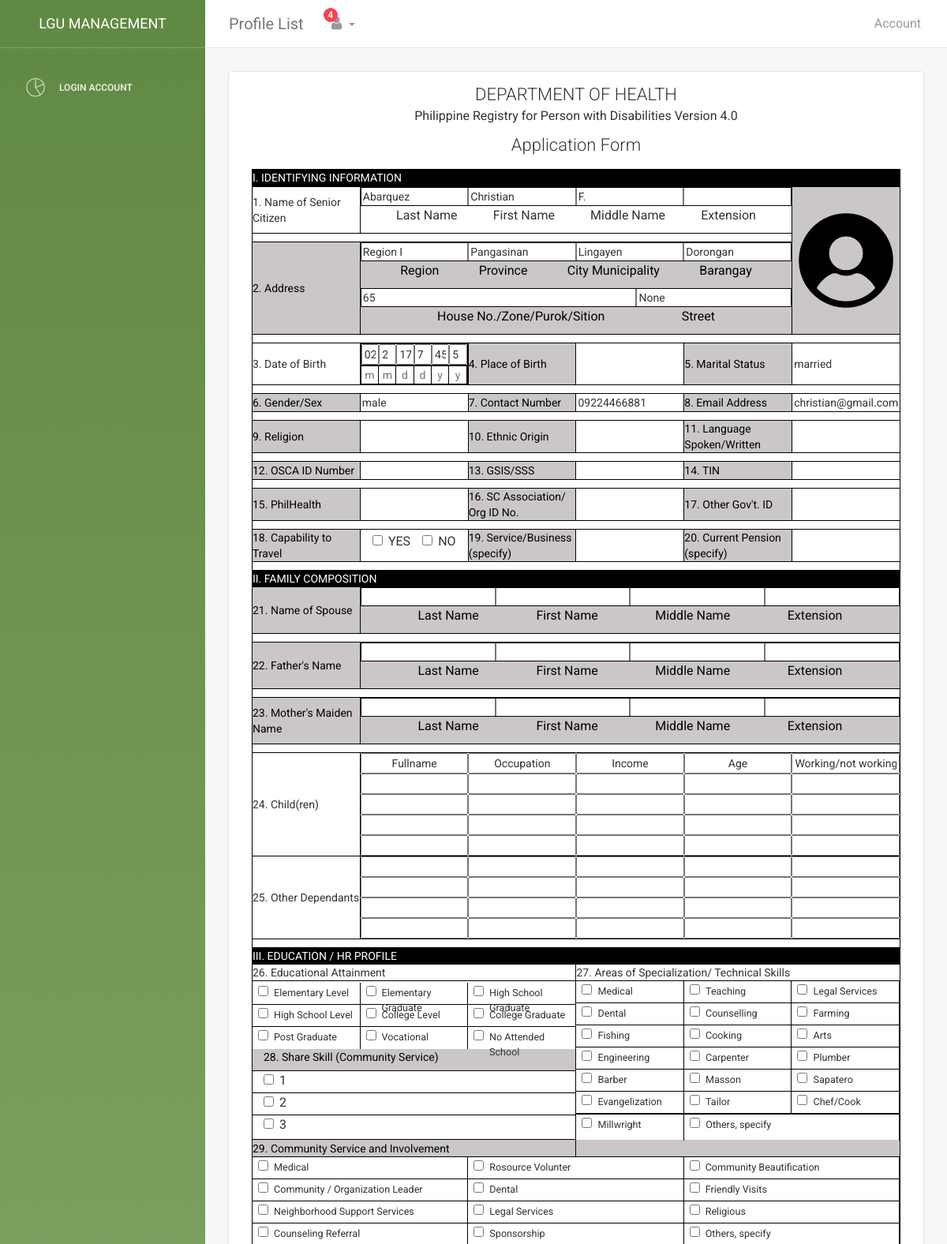
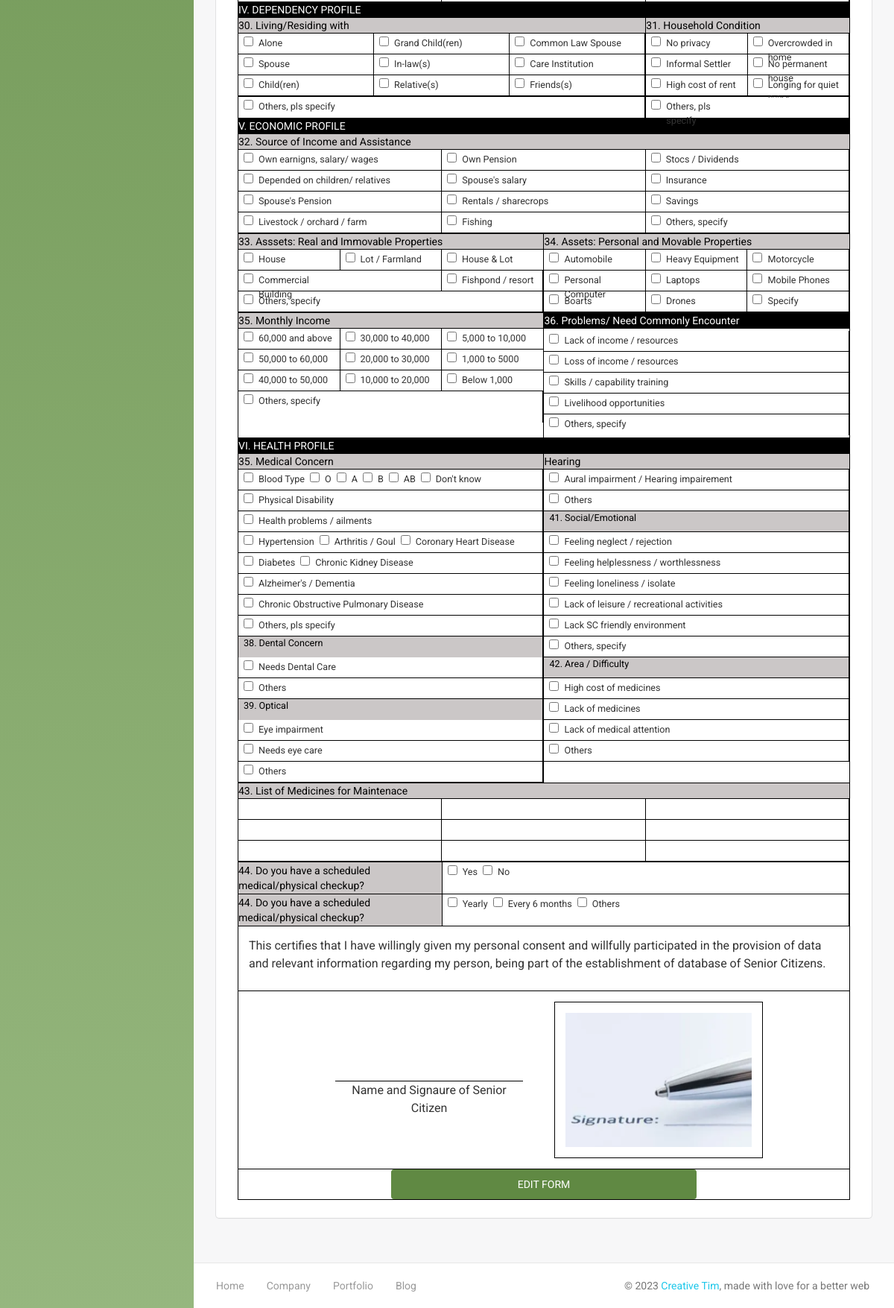
Screenshot of /LGU/table_senior.php?id=nxqf64vfnek&action=edit with the database file from the repository (2 pictures, top to bottom).
### tables this page shows
CREATE TABLE `verified` (
  `id` int(11) NOT NULL,
  `fname` varchar(45) DEFAULT NULL,
  `mi` varchar(5) DEFAULT NULL,
  `lname` varchar(45) DEFAULT NULL,
  `email` varchar(45) DEFAULT NULL,
  `bdate` varchar(20) DEFAULT NULL,
  `status_rs` varchar(20) DEFAULT NULL,
  `gender` varchar(20) DEFAULT 'Male',
  `address` varchar(100) DEFAULT NULL,
  `number` varchar(15) DEFAULT NULL,
  `valid_id` varchar(200) DEFAULT NULL,
  `app_id` varchar(15) DEFAULT NULL,
  `photo` varchar(200) DEFAULT NULL,
  `conditions` varchar(20) DEFAULT NULL,
  `nationality` varchar(45) NOT NULL DEFAULT 'Filipino',
  `family_name` varchar(45) DEFAULT NULL,
  `family_contact` varchar(15) DEFAULT NULL,
  `brgy` varchar(45) DEFAULT NULL
);

CREATE TABLE `address` (
  `id` int(11) NOT NULL,
  `user_id` varchar(45) DEFAULT NULL,
  `brgy` varchar(45) DEFAULT NULL,
  `street` varchar(45) DEFAULT NULL,
  `house` varchar(45) DEFAULT NULL
);

### LGU/table_senior.php (the view, shortened to what the rows shown need)
<?php
include('./backend/connection.php');
$id = $_GET['id'];
$query = "SELECT v.*, a.street, a.house, s.signature from verified v Inner join address a on v.app_id = a.user_id inner join test s on s.user_id = v.app_id where v.app_id = '$id' limit 1";
$result = mysqli_query($conn,$query);
if($result){
    if(mysqli_num_rows($result)>0){
        $assoc = mysqli_fetch_assoc($result);
        extract($assoc);
    }else{
        echo mysqli_error($conn);
    }
}else{
    echo mysqli_error($conn);
}
?>
<!doctype html>
<html lang="en">
<head>
    <link href="assets/css/bootstrap.min.css" rel="stylesheet" />
    <link href="assets/css/animate.min.css" rel="stylesheet"/>
    <link href="assets/css/light-bootstrap-dashboard.css?v=1.4.0" rel="stylesheet"/>
    <link href="assets/css/demo.css" rel="stylesheet" />
    <link href="assets/css/confirmation.css" rel="stylesheet" />
    <link href="assets/css/senior.css" rel="stylesheet" />
    <link href="http://maxcdn.bootstrapcdn.com/font-awesome/4.2.0/css/font-awesome.min.css" rel="stylesheet">
    <link href="assets/css/pe-icon-7-stroke.css" rel="stylesheet" />
</head>
<body>
<div class="wrapper">
    <div class="main-panel">
        <div class="content">
            <div class="container-fluid">
                <div class="row">
                    <div class="col-md-12">
                        <div class="card " style="padding: 1em;">
                            <div class="content maincontent">
                                <table>
                                    <tr>
                                        <td colspan="4">
                                            <div class="inputs">
                                                <input type="text" class="noleft notop nobottom" id="lname" value="<?php echo $lname; ?>" >
                                                <input type="text" class="noleft notop nobottom" id="fname" value="<?php echo $fname; ?>">
                                                <input type="text" class="noleft notop nobottom" id="mname" value="<?php echo $mi; ?>">
                                                <input type="text" class="noleft notop nobottom noright" id="ext">
                                            </div>
                                        </td>
                                    </tr>
                                    <tr>
                                        <td colspan="4">
                                            <div class="inputs">
                                                <input type="text" class="noleft notop nobottom" id="region" value="<?php echo "Region I"; ?>">
                                                <input type="text" class="noleft notop nobottom" id="province" value="<?php echo "Pangasinan"; ?>">
                                                <input type="text" class="noleft notop nobottom" id="municipality" value="<?php echo "Lingayen"; ?>">
                                                <input type="text" class="noleft notop nobottom noright" id="brgy" value="<?php echo $brgy; ?>">
                                            </div>
                                            <div class="inputs">
                                                <input type="text" class="noleft notop nobottom" style="width: 180%;" id="house" value="<?php echo $house; ?>">
                                                <input type="text" class="noleft notop nobottom noright" id="street" value="<?php echo $street; ?>">
                                            </div>
                                        </td>
                                    </tr>
                                    <tr>
                                        <td>
                                            <?php
                                            $bdateStr = explode("-",$bdate);
                                            $birth00 = substr($bdateStr[1],0);
                                            $birth01 = substr($bdateStr[1],1);
                                            $birth10 = substr($bdateStr[2],0);
                                            $birth11 = substr($bdateStr[2],1);
                                            $birth20 = substr($bdateStr[0],-2);
                                            $birth22 = substr($bdateStr[0],-1);
                                            ?>
                                            <div class="top">
                                                <input type="text" id="birth00" value="<?php echo $birth00; ?>" >
                                                <input type="text" id="birth01" value="<?php echo $birth01; ?>">
                                                <input type="text" id="birth10" value="<?php echo $birth10; ?>">
                                                <input type="text" id="birth11" value="<?php echo $birth11; ?>">
                                                <input type="text" id="birth20" value="<?php echo $birth20; ?>">
                                                <input type="text" id="birth22" value="<?php echo $birth22; ?>" >
                                            </div>
                                        </td>
                                        <td>
                                            <input type="text" class="inputs nobottom noleft noright notop" id="status" value="<?php echo $status_rs; ?>">
                                        </td>
                                    </tr>
                                    <tr>
                                        <td>
                                            <input type="text" class="inputs nobottom noleft noright notop" id="sex" value="<?php echo $gender; ?>">
                                        </td>
                                        <td>
                                            <input type="text" class="inputs nobottom noleft noright notop" id="contact" value="<?php echo $number; ?>">
                                        </td>
                                        <td>
                                            <input type="text" class="inputs nobottom noleft noright notop" id="email" value="<?php echo $email; ?>">
                                        </td>
                                    </tr>
                                </table>
                            </div>
                        </div>
                    </div>
                </div>
            </div>
        </div>
    </div>
</div>
</body>
</html>

### rows the page displays
verified: lname "Abarquez", fname "Christian", mi "F.", brgy "Dorongan", house "65", street "None", bdate "02", bdate "2", bdate "17", bdate "7", bdate "45", bdate "5", status_rs "married", gender "male", number "09224466881", email "christian@gmail.com"

### other values shown
$num "4"
